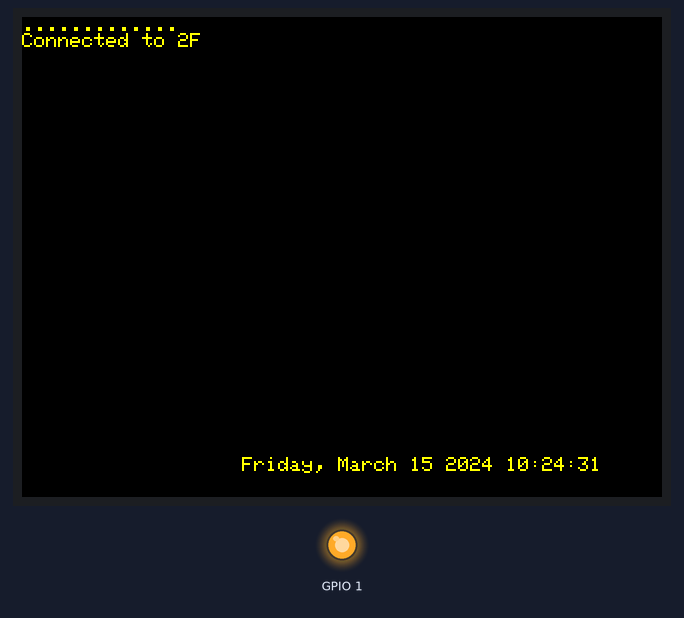
The sketch below on a simulated ESP32. Parts: 320×240 colour display, output pins drawn as LEDs (lit = HIGH). WiFi joins after 1.5 s; servers stay silent unless stated; the local clock reads 2024-03-15 10:24:30 at power-on unless the sketch sets it; what the sketch prints to the serial monitor is not drawn.

Above: at 1.77 s.

The sketch:

InternetClock.ino
```cpp
#include <WiFi.h>
#include "time.h"
#include <TFT_eSPI.h> // Hardware-specific library
#include <SPI.h>
#include <WiFiClient.h>
#include <WebServer.h>
#include <ESPmDNS.h>

#define TFT_GREY 0x5AEB

TFT_eSPI tft = TFT_eSPI();

const char* ssid     = "2F";
const char* password = "jn009351";


void setup() {
  Serial.begin(115200);

    //LCD
  pinMode(1, OUTPUT);
  digitalWrite(1,HIGH);
  WiFi.mode(WIFI_STA);
  WiFi.begin(ssid, password);
  Serial.println("");

  tft.init();
  tft.setRotation(1);
  tft.fillScreen(TFT_BLACK);

  tft.setTextSize(1);
  tft.setTextColor(TFT_YELLOW, TFT_BLACK);

  // Connect to Wi-Fi
  while (WiFi.status() != WL_CONNECTED) {
    delay(100);
    Serial.print(".");
    tft.print(".");
  }
  Serial.println("");
  Serial.print("Connected to ");
  Serial.println(ssid);

  tft.println("");
  tft.print("Connected to ");
  tft.println(ssid);
  // Init and get the time
  configTime(0, 0, "pool.ntp.org");

}

void loop() {

  // Print local time
  struct tm timeinfo;
  if(!getLocalTime(&timeinfo)){
    tft.println("Failed to obtain time");
    return;
  }
  tft.setCursor(110,220);
  tft.println(&timeinfo, "%A, %B %d %Y %H:%M:%S");

}
```
